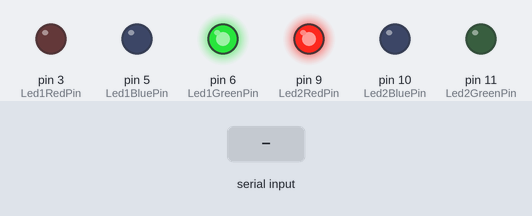
Recording of a sketch running on a simulated Arduino Uno, built with avr-gcc and run on an emulated ATmega328P. On the bench: output pins drawn as LEDs (lit = HIGH). The inputs (shaded band) are chosen by the test bench. What the sketch prints to the serial monitor is not drawn.

Above: at 0.15 s.
At 1.2 s:
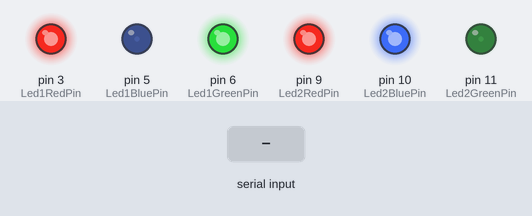
1.3 s: byte 0 (0) received over Serial
At 1.65 s:
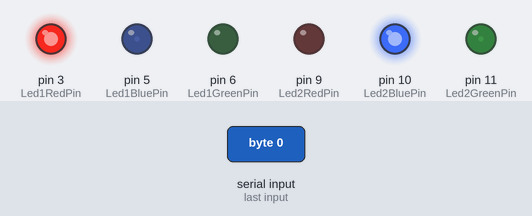
Timing chart, 0 to 8.1 s (numbered marks = the images above; inputs shaded):
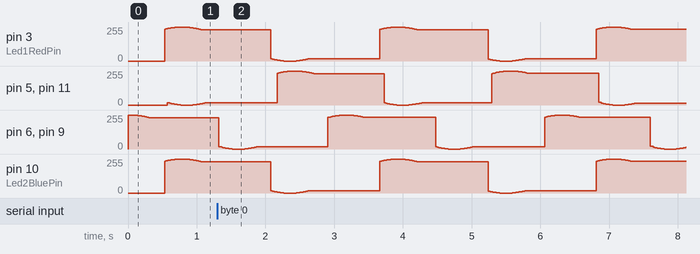

The sketch:

sketch.ino
```cpp
const int Led1RedPin = 3;
const int Led1BluePin = 5;
const int Led1GreenPin = 6;

const int Led2RedPin = 9;
const int Led2BluePin = 10;
const int Led2GreenPin = 11;

const int pins[6] = {Led1RedPin, Led1GreenPin, Led1BluePin, Led2RedPin, Led2GreenPin, Led2BluePin};

volatile bool autoMode = true;

volatile int color[6];

void setup() {
    Serial.begin(57600);
    Serial.println("go!");
	for (int i = 0; i < 6; ++i)
	{
		pinMode(pins[i], OUTPUT);
	}
}

int sinToPin(float value) {
	return sin(value) * 128 + 127;
}

void loop() {
	if (autoMode)
	{
		float value = millis() / 500.0;
		color[0] = sinToPin(value);
		color[1] = sinToPin(value + 1.5);
		color[2] = sinToPin(value + 3.0);

		color[3] = color[1];
		color[4] = color[2];
		color[5] = color[0];
	}

	for (int i = 0; i < 6; ++i)
	{
		analogWrite(pins[i], color[i]);
	}

	// delay(20);
}

void serialEvent() {
	if (Serial.available() >= 4)
	{
		autoMode = false;
		int dioderIndex = Serial.read();
		dioderIndex = (dioderIndex == 0 ? 0 : 1);

		color[dioderIndex * 3 + 0] = Serial.read();
		color[dioderIndex * 3 + 1] = Serial.read();
		color[dioderIndex * 3 + 2] = Serial.read();

		Serial.println("ok");
	}

}
```
